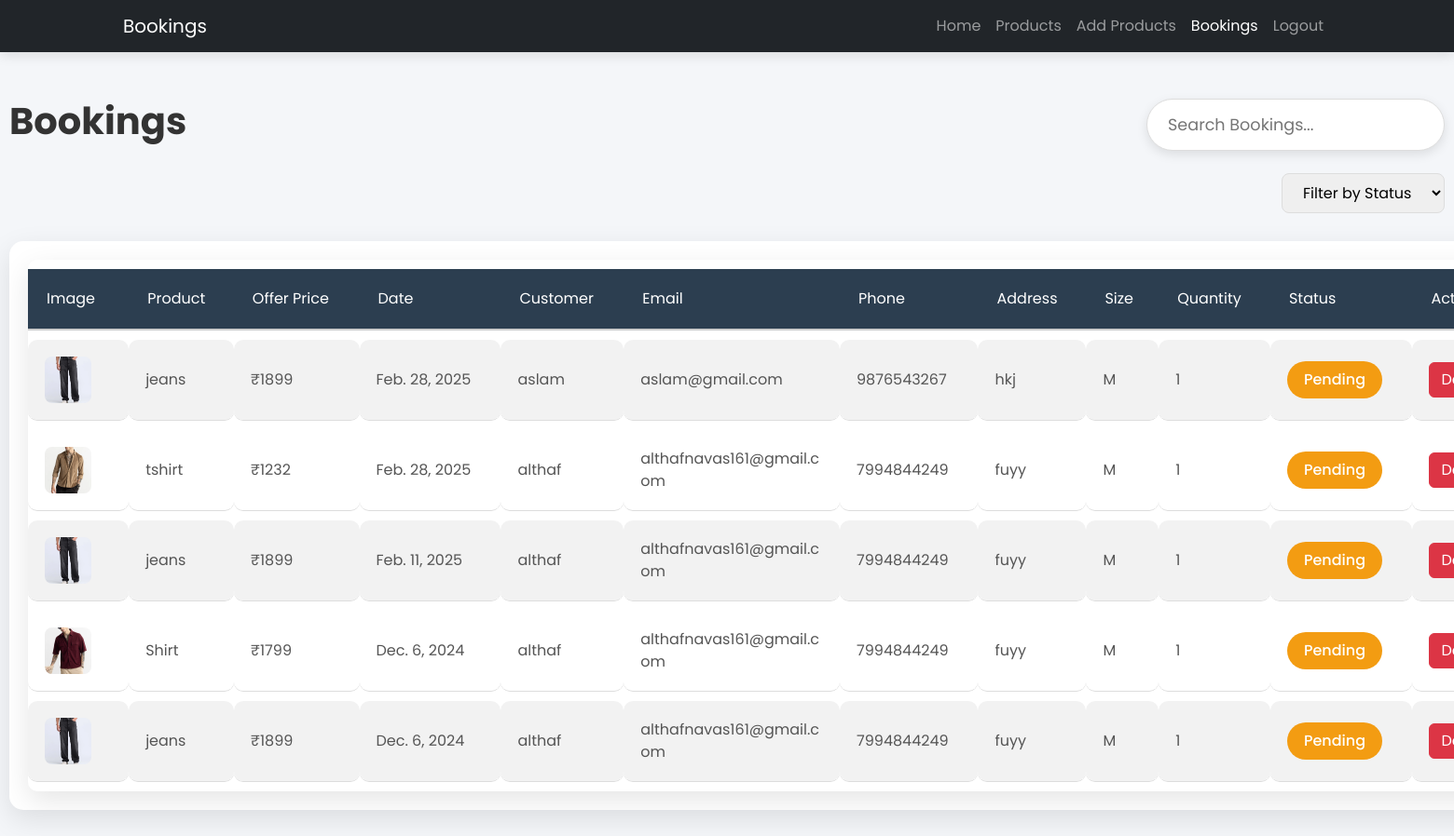
/bookings, run on an earlier commit of the app's database.
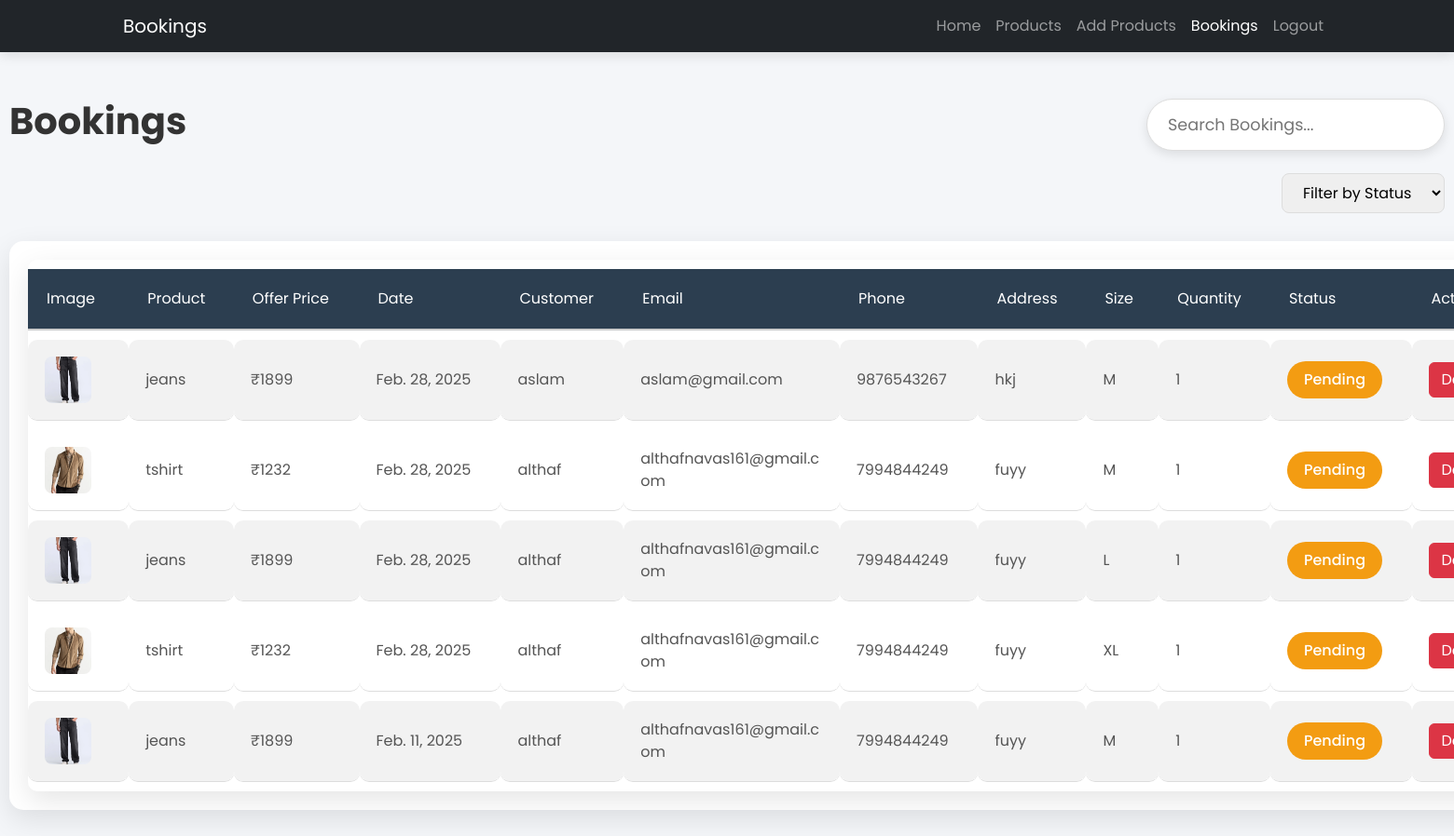
And on a later commit of the database.
### app/models.py (models this page shows, shortened)
class Buy(models.Model):
    user=models.ForeignKey(User,on_delete=models.CASCADE)
    product=models.ForeignKey(Product,on_delete=models.CASCADE)
    price=models.IntegerField()
    date=models.DateField(auto_now_add=True)
    size = models.CharField(max_length=10, choices=[('S', 'Small'), ('M', 'Medium'), ('L', 'Large')], default='M')  # Default size is Medium
    quantity = models.PositiveIntegerField(default=1)  # Default quantity is 1

class Product(models.Model):
    pro_id=models.TextField()
    name=models.TextField()
    price=models.IntegerField()
    ofr_price=models.IntegerField()
    img=models.FileField()
    dis=models.TextField()
    sizes = models.ManyToManyField(Size, related_name='Sizes')
    quantity = models.PositiveIntegerField(default=0)  # New field for stock quantity

class Order(models.Model):
    name = models.CharField(max_length=100)
    email = models.EmailField()
    phone_number = models.CharField(max_length=15)
    shipping_address = models.TextField()
    status = models.CharField(max_length=20, default='Pending')
    created_at = models.DateTimeField(auto_now_add=True)

### app/views.py (the view)
# urls.py: path('bookings',views.bookings),
def bookings(request):
    buy = Buy.objects.select_related('product', 'user').all().order_by('-date')
    orders = Order.objects.all()
    combined_data = zip(buy, orders)
    return render(request, 'shop/bookings.html', {'combined_data': combined_data})

### templates/shop/bookings.html (shortened to what this page needs)
<!DOCTYPE html>
<html lang="en">
<head>
    <link href="https://cdn.jsdelivr.net/npm/bootstrap@5.3.3/dist/css/bootstrap.min.css" rel="stylesheet">
</head>
<body>
    <nav class="navbar navbar-expand-lg navbar-dark bg-dark">
        <div class="container">
            <a class="navbar-brand" href="#">Bookings</a>
            <div class="collapse navbar-collapse" id="navbarNav">
                <ul class="navbar-nav ms-auto">
                    <li class="nav-item"><a class="nav-link" href="/shp_home">Home</a></li>
                    <li class="nav-item"><a class="nav-link" href="/products">Products</a></li>
                    <li class="nav-item"><a class="nav-link" href="/add_prod">Add Products</a></li>
                    <li class="nav-item"><a class="nav-link active" href="#">Bookings</a></li>
                    <li class="nav-item"><a class="nav-link" href="/shp_logout">Logout</a></li>
                </ul>
            </div>
        </div>
    </nav>
    <div class="content">
        <div class="d-flex justify-content-between align-items-center mb-4">
            <h2>Bookings</h2>
            <input type="text" id="search" class="search-bar" placeholder="Search Bookings...">
        </div>
        <div class="filter-container">
            <select id="statusFilter">
                <option value="">Filter by Status</option>
            </select>
        </div>
        <div class="table-container">
            <table class="table table-striped table-hover">
                <thead>
                    <tr>
                        <th>Image</th>
                        <th>Product</th>
                        <th>Offer Price</th>
                        <th>Date</th>
                        <th>Customer</th>
                        <th>Email</th>
                        <th>Phone</th>
                        <th>Address</th>
                        <th>Size</th>
                        <th>Quantity</th>
                        <th>Status</th>
                        <th>Actions</th>
                    </tr>
                </thead>
                <tbody id="bookingTable">
                    {% for buy, order in combined_data %}
                    <tr>
                        <td><img src="{{ buy.product.img.url }}" alt="{{ buy.product.name }}" class="product-img"></td>
                        <td>{{ buy.product.name }}</td>
                        <td>₹{{ buy.price }}</td>
                        <td>{{ buy.date }}</td>
                        <td>{{ order.name }}</td>
                        <td>{{ order.email }}</td>
                        <td>{{ order.phone_number }}</td>
                        <td>{{ order.shipping_address }}</td>
                        <td>{{ buy.size }}</td>
                        <td>{{ buy.quantity }}</td>
                        <td>
                            <span class="status-badge
                                {% if order.status == 'Pending' %}status-pending
                                {% elif order.status == 'Confirmed' %}status-confirmed
                                {% elif order.status == 'Cancelled' %}status-cancelled
                                {% endif %}">
                                {{ order.status }}
                            </span>
                        </td>
                        <td>
                            <button class="btn btn-danger" data-bs-toggle="modal" data-bs-target="#deleteModal{{ order.id }}">Delete</button>
                        </td>
                    </tr>
                    {% endfor %}
                </tbody>
            </table>
        </div>
    </div>
</body>
</html>

What changed in the data, as far as the page shows it:
removed Buy: product.img (picture), product.name "Shirt", price "1799", date "Dec. 6, 2024", name "althaf", email "althafnavas161@gmail.com", phone_number "7994844249", shipping_address "fuyy", size "M", quantity "1", status "Pending"
removed Buy: product.img (picture), product.name "jeans", price "1899", date "Dec. 6, 2024", name "althaf", email "althafnavas161@gmail.com", phone_number "7994844249", shipping_address "fuyy", size "M", quantity "1", status "Pending"
added Buy: product.img (picture), product.name "jeans", price "1899", date "Feb. 28, 2025", name "althaf", email "althafnavas161@gmail.com", phone_number "7994844249", shipping_address "fuyy", size "L", quantity "1", status "Pending"
added Buy: product.img (picture), product.name "tshirt", price "1232", date "Feb. 28, 2025", name "althaf", email "althafnavas161@gmail.com", phone_number "7994844249", shipping_address "fuyy", size "XL", quantity "1", status "Pending"
